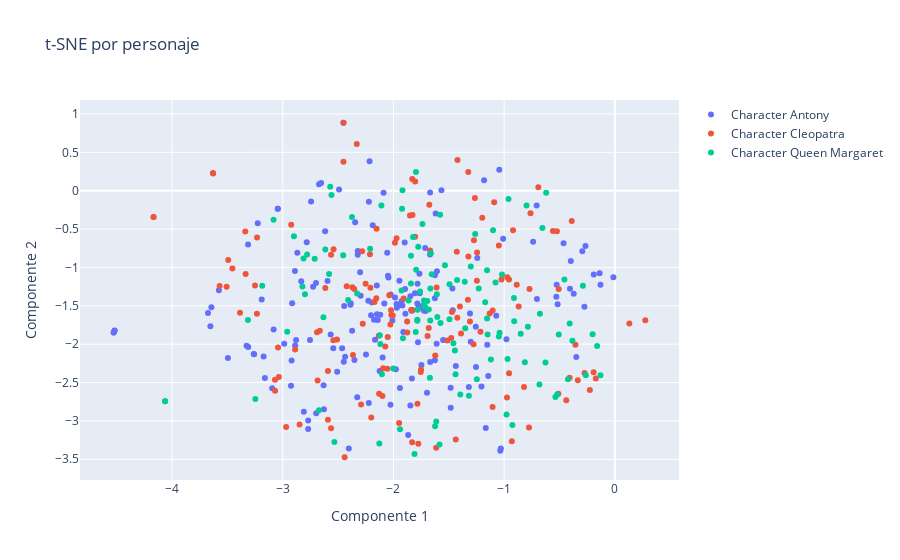

Notebook cell for this chart:
### Code cell
from sklearn.manifold import TSNE

# Configurar y ajustar t-SNE
tsne = TSNE(n_components=2, random_state=42, init="random")
X_train_red = tsne.fit_transform(X_train_tf)

fig = go.Figure()

# Añadir trazos para cada clase
for character in np.unique(y_train):
    mask_train = y_train == character
    fig.add_trace(go.Scatter(
        x=X_train_red[mask_train, 0],
        y=X_train_red[mask_train, 1],
        mode='markers',
        name=f'Character {character}'
    ))

# Configurar el layout
fig.update_layout(
    title='t-SNE por personaje',
    xaxis_title='Componente 1',
    yaxis_title='Componente 2'
)

# Mostrar el gráfico
fig.show()

### Figure 1 — Plotly figure (JSON) as saved in the notebook; plotly's stock layout.template omitted (floating-point values rounded to 4 significant figures; data arrays with more than 128 entries replaced by an {"elided": "..."} marker saying what was removed)
{"data": [{"mode": "markers", "name": "Character Antony", "type": "scatter", "x": {"elided": "177 float values"}, "y": {"elided": "177 float values"}}, {"mode": "markers", "name": "Character Cleopatra", "type": "scatter", "x": {"elided": "143 float values"}, "y": {"elided": "143 float values"}}, {"mode": "markers", "name": "Character Queen Margaret", "type": "scatter", "x": [-3.314, -1.842, -1.823, -2.104, -0.813, -2.615, -1.041, -1.078, -1.927, -1.798, -0.7857, -0.6774, -1.1, -2.533, -0.5212, -0.6206, -0.9785, -2.898, -1.863, -0.4086, -0.4241, -1.776, -2.118, -2.571, -1.715, -1.425, -1.15, -1.155, -1.76, -1.797, -2.454, -1.725, -2.409, -1.922, -0.9694, -1.02, -2.959, -2.375, -1.494, -1.671, -2.109, -2.672, -2.799, -0.9607, -0.6814, -1.494, -1.172, -2.779, -2.632, -1.396, -1.535, -1.445, -1.155, -0.2889, -1.941, -0.2625, -0.4559, -1.842, -1.668, -0.1302, -2.559, -1.12, -0.6266, -3.185, -1.23, -1.738, -1.918, -1.575, -2.002, -1.579, -0.5373, -0.9115, -1.613, -2.581, -0.6549, -1.048, -1.654, -0.3837, -1.351, -1.666, -1.318, -1.439, -1.694, -1.604, -1.681, -1.247, -0.1605, -1.459, -4.062, -1.795, -1.608, -0.9096, -2.127, -2.812, -1.914, -1.782, -2.211, -3.083, -1.584, -1.262, -0.9256, -2.822, -1.356, -1.785, -1.722, -0.798, -3.247, -2.711, -2.328, -1.302, -0.2014, -1.81, -1.784, -1.624, -0.8508, -1.662, -2.122, -0.5069], "y": [-1.686, -1.209, -0.6034, -2.392, -2.234, -0.7673, -1.852, -1.195, -1.302, -1.84, -1.774, -1.605, -0.5146, -3.273, -2.657, -0.02749, -2.916, -0.5933, -1.43, -1.73, -2.457, -0.729, -1.998, 0.05282, -1.51, -1.165, -1.875, -1.664, -1.313, 0.2426, -0.8412, -1.43, -1.424, -0.2343, -2.193, -1.094, -1.837, -0.3436, -1.674, -2.436, -0.1946, -2.861, -1.348, -0.1086, -2.525, -1.218, -1.455, -0.8327, -1.649, -2.656, -0.9716, -2.081, -1.036, -1.24, -3.108, -2.404, -1.158, -0.8463, -1.693, -2.404, -0.05622, -2.2, -2.239, -1.238, -1.273, -0.4356, 0.005303, -1.724, -2.316, -0.3125, -2.689, -1.399, -3.007, -1.087, -0.4877, -1.901, -1.088, -1.957, -1.791, -1.274, -2.673, -2.392, -1.437, -1.647, -1.548, -2.458, -2.024, -1.989, -2.742, -1.03, -1.351, -1.7, -3.293, -0.8838, -1.923, -1.553, -0.7568, -0.3795, -3.307, -0.5637, -3.052, -1.249, -1.188, -1.695, -1.504, -0.1918, -2.713, -0.8881, -1.339, -0.9887, -1.87, -3.431, -1.682, -3.068, -1.863, -0.8155, -1.884, -1.875]}], "layout": {"title": {"text": "t-SNE por personaje"}, "xaxis": {"title": {"text": "Componente 1"}}, "yaxis": {"title": {"text": "Componente 2"}}}}
